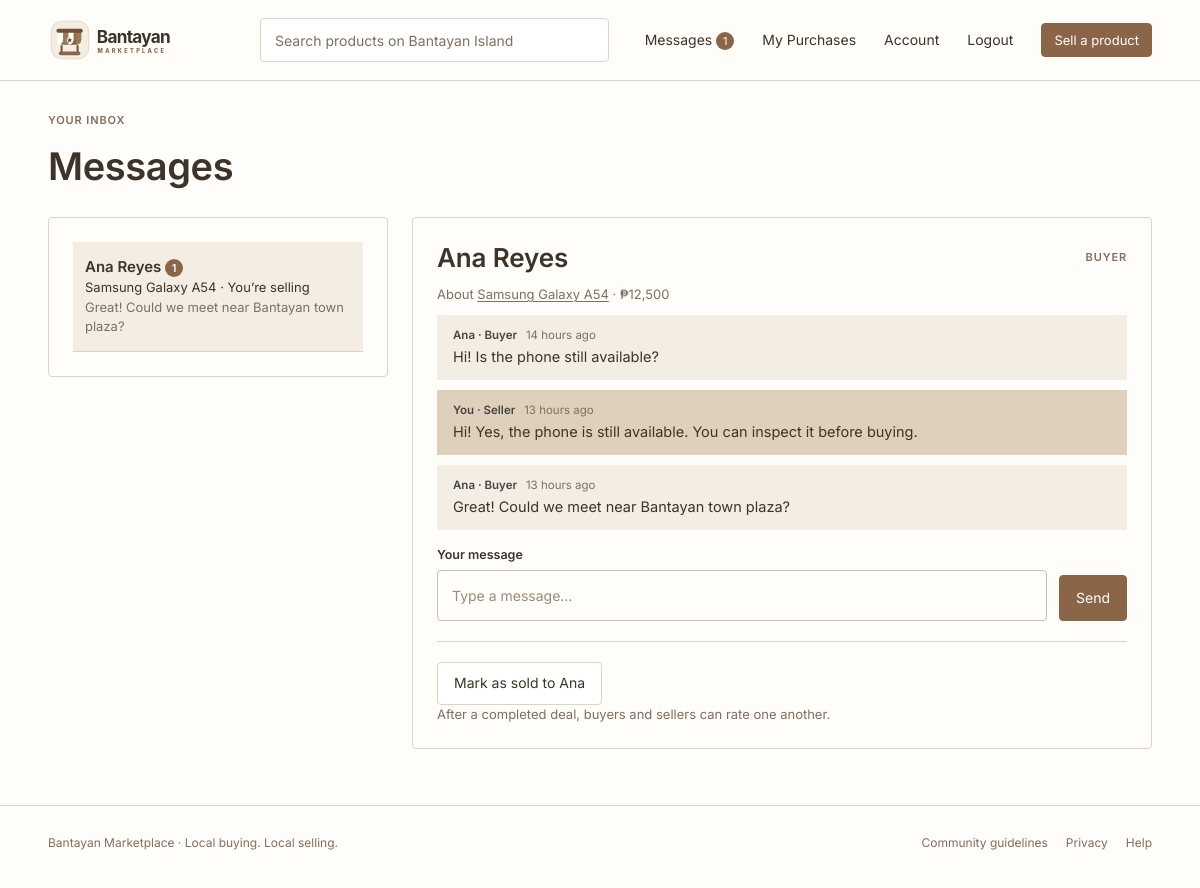
Page /messages.php?c=1 (signed in) on the committed database.
### tables this page shows
CREATE TABLE IF NOT EXISTS users (
  id                 INT UNSIGNED NOT NULL AUTO_INCREMENT,
  firstname          VARCHAR(80)  NOT NULL,
  lastname           VARCHAR(80)  NOT NULL,
  username           VARCHAR(40)  NULL,
  email              VARCHAR(190) NULL,
  phone              VARCHAR(32)  NULL,
  phone_carrier      ENUM('globe','smart') NULL,
  email_verified_at  DATETIME     NULL,
  phone_verified_at  DATETIME     NULL,
  password_hash      VARCHAR(255) NOT NULL,
  town_id            INT UNSIGNED NOT NULL,
  role               ENUM('member','admin')      NOT NULL DEFAULT 'member',
  status             ENUM('active','restricted','deactivated') NOT NULL DEFAULT 'active',
  violation_count    INT UNSIGNED NOT NULL DEFAULT 0,
  profile_pic        VARCHAR(255) NULL,
  terms_accepted_at  DATETIME     NOT NULL,
  face_verified_at   DATETIME     NULL,
  last_login_at      DATETIME     NULL,
  created_at         DATETIME     NOT NULL DEFAULT CURRENT_TIMESTAMP,
  updated_at         DATETIME     NOT NULL DEFAULT CURRENT_TIMESTAMP ON UPDATE CURRENT_TIMESTAMP,
  PRIMARY KEY (id),
  UNIQUE KEY uq_users_username (username),
  UNIQUE KEY uq_users_email (email),
  UNIQUE KEY uq_users_phone (phone),
  KEY idx_users_town (town_id),
  CONSTRAINT fk_users_town FOREIGN KEY (town_id) REFERENCES towns (id)
);

CREATE TABLE IF NOT EXISTS conversations (
  id               INT UNSIGNED NOT NULL AUTO_INCREMENT,
  listing_id       INT UNSIGNED NOT NULL,
  buyer_id         INT UNSIGNED NOT NULL,
  created_at       DATETIME NOT NULL DEFAULT CURRENT_TIMESTAMP,
  last_message_at  DATETIME NULL,
  PRIMARY KEY (id),
  UNIQUE KEY uq_conversation (listing_id, buyer_id),
  KEY idx_conversations_buyer (buyer_id),
  CONSTRAINT fk_conversations_listing FOREIGN KEY (listing_id) REFERENCES listings (id),
  CONSTRAINT fk_conversations_buyer   FOREIGN KEY (buyer_id)   REFERENCES users (id)
);

CREATE TABLE IF NOT EXISTS listings (
  id               INT UNSIGNED NOT NULL AUTO_INCREMENT,
  seller_id        INT UNSIGNED NOT NULL,
  category_id      INT UNSIGNED NULL,
  town_id          INT UNSIGNED NOT NULL,
  title            VARCHAR(150) NOT NULL,
  description      TEXT         NOT NULL,
  price            DECIMAL(10,2) NOT NULL DEFAULT 0.00,
  stock            INT UNSIGNED NOT NULL DEFAULT 1,
  item_condition   ENUM('new','like_new','used') NULL,
  status           ENUM('draft','pending','changes_requested','approved','rejected','removed','sold')
                   NOT NULL DEFAULT 'draft',
  submitted_at     DATETIME NULL,
  published_at     DATETIME NULL,
  sold_at          DATETIME NULL,
  created_at       DATETIME NOT NULL DEFAULT CURRENT_TIMESTAMP,
  updated_at       DATETIME NOT NULL DEFAULT CURRENT_TIMESTAMP ON UPDATE CURRENT_TIMESTAMP,
  PRIMARY KEY (id),
  KEY idx_listings_status_published (status, published_at),
  KEY idx_listings_category (category_id, status),
  KEY idx_listings_town (town_id),
  KEY idx_listings_seller (seller_id, status),
  KEY idx_listings_price (price),
  KEY idx_listings_stock (status, stock),
  CONSTRAINT chk_listings_price CHECK (price >= 0),
  CONSTRAINT fk_listings_seller   FOREIGN KEY (seller_id)   REFERENCES users (id),
  CONSTRAINT fk_listings_category FOREIGN KEY (category_id) REFERENCES categories (id),
  CONSTRAINT fk_listings_town     FOREIGN KEY (town_id)     REFERENCES towns (id)
);

CREATE TABLE IF NOT EXISTS messages (
  id               INT UNSIGNED NOT NULL AUTO_INCREMENT,
  conversation_id  INT UNSIGNED NOT NULL,
  sender_id        INT UNSIGNED NOT NULL,
  body             VARCHAR(2000) NOT NULL,
  read_at          DATETIME NULL,
  created_at       DATETIME NOT NULL DEFAULT CURRENT_TIMESTAMP,
  PRIMARY KEY (id),
  KEY idx_messages_conversation (conversation_id, id),
  CONSTRAINT fk_messages_conversation FOREIGN KEY (conversation_id) REFERENCES conversations (id) ON DELETE CASCADE,
  CONSTRAINT fk_messages_sender       FOREIGN KEY (sender_id)       REFERENCES users (id)
);

### views/messages.php (the view, shortened to what the rows shown need)
<?php
$isSeller = $current !== null && (int) $current['seller_id'] === $uid;
$otherName = $current === null ? '' : ($isSeller ? full_name($current, 'buyer_') : full_name($current, 'seller_'));
$otherFirst = $current === null ? '' : ($isSeller ? $current['buyer_firstname'] : $current['seller_firstname']);
?>
<section class="wrap page-head">
    <h1 class="h1">Messages</h1>
</section>
<section class="wrap pad-bottom">
    <div class="inbox<?= $current ? ' has-thread' : '' ?>">
        <aside class="inbox-list panel">
            <?php foreach ($list as $c):
                $mine = (int) $c['seller_id'] === $uid;
                $name = $mine ? full_name($c, 'buyer_') : full_name($c, 'seller_');
                ?>
                <a class="inbox-item<?= $current && (int) $current['id'] === (int) $c['id'] ? ' active' : '' ?>" href="<?= e(url('messages.php?c=' . (int) $c['id'])) ?>">
                    <span class="inbox-name"><?= e($name) ?><?php if ((int) $c['unread'] > 0): ?> <span class="badge"><?= (int) $c['unread'] ?></span><?php endif; ?></span>
                    <span class="inbox-listing"><?= e($c['listing_title']) ?> · <?= $mine ? 'You’re selling' : 'You’re buying' ?></span>
                    <span class="inbox-last muted small"><?= e(excerpt((string) ($c['last_body'] ?? 'No messages yet'), 60)) ?></span>
                </a>
            <?php endforeach; ?>
        </aside>
        <div class="thread panel">
            <?php if ($current === null): ?>
                <p class="muted">Select a conversation to read it.</p>
            <?php else: ?>
                <div class="panel-head">
                    <h2 class="h2"><?= e($otherName) ?></h2>
                    <span class="eyebrow"><?= $isSeller ? 'BUYER' : 'SELLER' ?></span>
                </div>
                <p class="small muted">About <a class="link" href="<?= e(url('listing.php?id=' . (int) $current['listing_id'])) ?>"><?= e($current['listing_title']) ?></a> · <?= e(money($current['listing_price'])) ?></p>
                <?php foreach ($messages as $m): $mine = (int) $m['sender_id'] === $uid; ?>
                    <div class="bubble <?= $mine ? 'bubble-me' : 'bubble-them' ?>">
                        <span class="who"><?= $mine ? 'You · ' . ($isSeller ? 'Seller' : 'Buyer') : e($otherFirst) . ' · ' . ($isSeller ? 'Buyer' : 'Seller') ?> <span class="when"><?= e(time_ago($m['created_at'])) ?></span></span>
                        <?= nl2br(e($m['body'])) ?>
                    </div>
                <?php endforeach; ?>
                <form class="compose" method="post" action="<?= e(url('messages.php')) ?>">
                    <div class="field grow">
                        <label for="body">Your message</label>
                        <input id="body" name="body" type="text" maxlength="2000" placeholder="Type a message…" autocomplete="off" required>
                    </div>
                    <button class="btn btn-primary" type="submit">Send</button>
                </form>
                <hr class="rule">
                <?php if ($deal !== null): ?>
                    <div class="done-box">
                        <p><strong>Transaction recorded</strong> · <?= e(date_pretty($deal['completed_at'])) ?></p>
                        <?php if ($myReview !== null): ?>
                            <p class="muted">You rated <?= e($otherFirst) ?> <span class="stars"><?= e(stars($myReview['rating'])) ?></span><?= $myReview['comment'] ? ' · “' . e($myReview['comment']) . '”' : '' ?></p>
                        <?php else: ?>
                            <form method="post" action="<?= e(url('messages.php')) ?>" class="form">
                                <?= csrf_field() ?>
                                <input type="hidden" name="action" value="review">
                                <input type="hidden" name="deal_id" value="<?= (int) $deal['id'] ?>">
                                <input type="hidden" name="return" value="<?= e('messages.php?c=' . (int) $current['id']) ?>">
                                <div class="field">
                                    <label for="rating">Rate <?= e($otherFirst) ?></label>
                                    <select id="rating" name="rating" required>
                                        <option value="">Choose a rating</option>
                                        <?php for ($i = 5; $i >= 1; $i--): ?><option value="<?= $i ?>"><?= $i ?> — <?= e(stars($i)) ?></option><?php endfor; ?>
                                    </select>
                                </div>
                                <div class="field">
                                    <label for="comment">Comment (optional)</label>
                                    <input id="comment" name="comment" maxlength="500" placeholder="How was the deal?">
                                </div>
                                <button class="btn btn-primary" type="submit" data-confirm-click="Submit this rating? You can only rate this transaction once.">Submit rating</button>
                            </form>
                        <?php endif; ?>
                    </div>
                <?php elseif ($isSeller && $current['listing_status'] === 'approved' && !$hasPurchase): ?>
                    <form method="post" action="<?= e(url('messages.php')) ?>" data-confirm="Mark “<?= e($current['listing_title']) ?>” as sold to <?= e($otherName) ?>? This closes the listing.">
                        <button class="btn" type="submit">Mark as sold to <?= e($otherFirst) ?></button>
                        <p class="small muted">After a completed deal, buyers and sellers can rate one another.</p>
                    </form>
                <?php elseif ($current['listing_status'] === 'sold'): ?>
                    <p class="small muted">This item was sold to someone else.</p>
                <?php endif; ?>
            <?php endif; ?>
        </div>
    </div>
</section>

### views/partials/site-header.php (shortened to what the rows shown need)
<?php
$mh = $layout['mobile_header'];
?>
<header class="site-header<?= $mh ? ' has-appbar' : '' ?>">
    <div class="wrap header-row">
        <nav class="header-nav" aria-label="Account">
            <?php if ($me): ?>
                <a class="nav-link hide-mobile" href="<?= e(url('messages.php')) ?>">Messages<?php if ($unread > 0): ?> <span class="badge"><?= (int) $unread ?></span><?php endif; ?></a>
            <?php else: ?>
                <a class="nav-link" href="<?= e(url('login.php')) ?>">Sign in<span class="hide-mobile"> / Register</span></a>
            <?php endif; ?>
        </nav>
    </div>
</header>

### rows in the picture
users: id "1"
conversations: listing.lastname "Ana Reyes", unread "1", listing.title "Samsung Galaxy A54", last_body "Great! Could we meet near Bantayan town plaza?", listing.price "₱12,500", buyer.firstname "Ana"
messages: sender.firstname "Ana", shows "Buyer", created_at "14 hours ago", body "Hi! Is the phone still available?"
messages: shows "You ·", shows "Seller", created_at "13 hours ago", body "Hi! Yes, the phone is still available. You can inspect it before buying."
messages: sender.firstname "Ana", shows "Buyer", created_at "13 hours ago", body "Great! Could we meet near Bantayan town plaza?"

### other values in the picture
$text "Bantayan Marketplace · Local buying. Local selling."
$label "Community guidelines"
$label "Privacy"
$label "Help"
